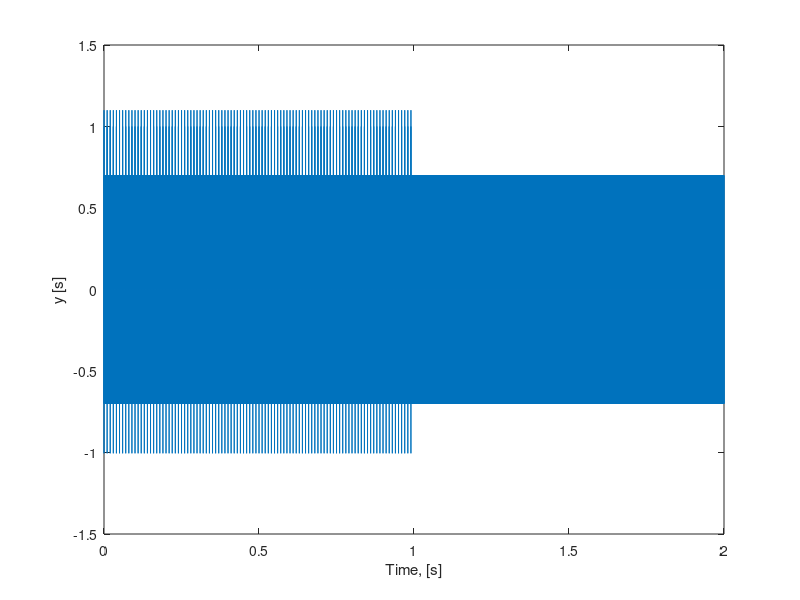
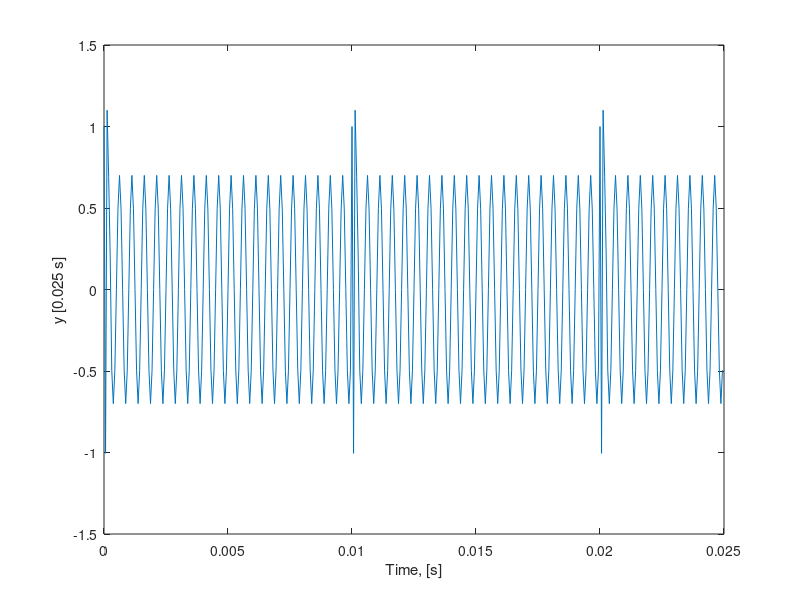
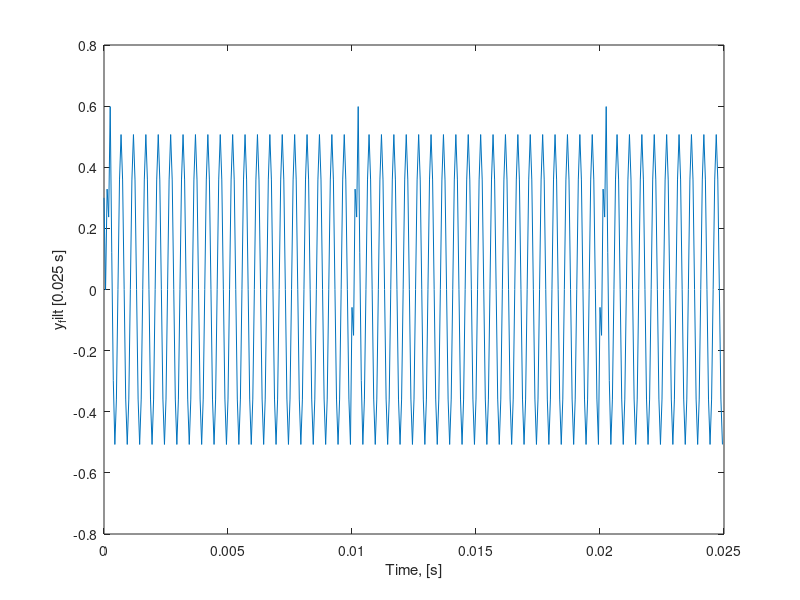

MATLAB code for these plots, in order:
%% January 24, 2022
clear
%% a
fs = 16000;
t = 0:1/fs:2;
y_1 = 0.7*sin(2*pi*2000*t);
%% b + c
b = [1, -1.5, 0.4, 0.2, 0.2];
train = zeros(1, 1*fs);
train(1:160:end) = 1;
y_2 = filter(b, 1, train);
pad = zeros(1,length(y_1)-length(y_2));
y_2 = [y_2, pad];
%% d 
y = y_1 + y_2;

figure
plot(t, y)
xlabel('Time, [s]')
ylabel('y [s]')
%% e
t_short = 0:1/fs:(0.025-1/fs);

figure
plot(t_short, y(1:length(t_short)))
xlabel('Time, [s]')
ylabel('y [0.025 s]')
%% f
h = [0.3, 0.3, 0.3];
%% g
Nfft = 2^nextpow2(length(h)+length(y)-1);
y_filt = ifft(fft(h, Nfft).*fft(y, Nfft));
%% h
t_y_filt = 0:1/fs:(0.025-1/fs);

figure
plot(t_y_filt, y_filt(1:length(t_y_filt)))
xlabel('Time, [s]')
ylabel('y_filt [0.025 s]')